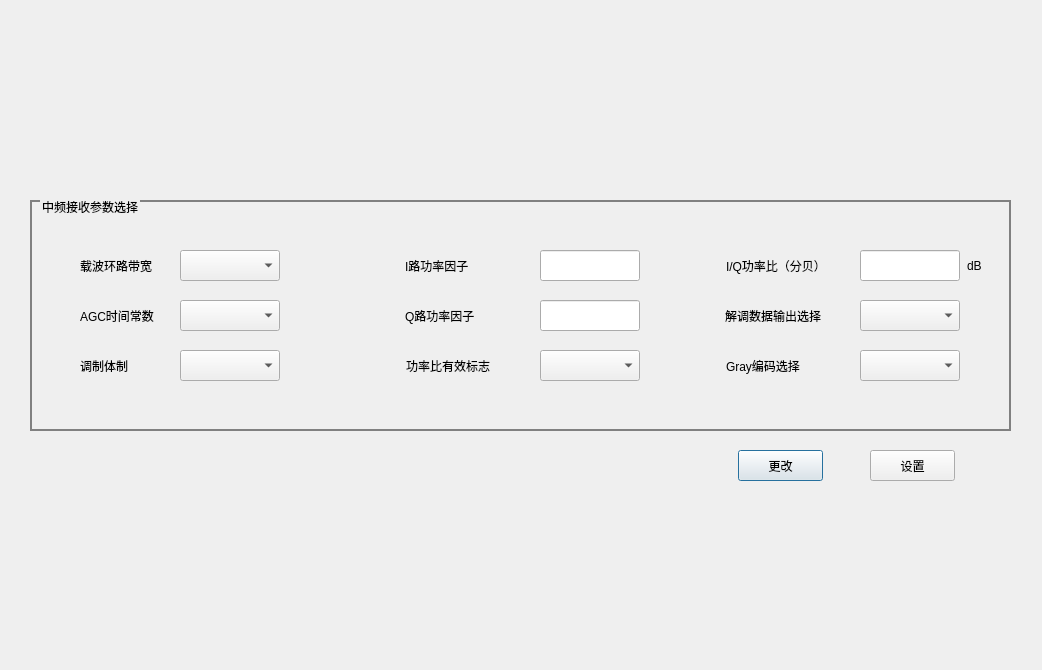
<?xml version="1.0" encoding="UTF-8"?>
<ui version="4.0">
 <class>DDTBBE_RecSetGUIDlg</class>
 <widget class="QDialog" name="DDTBBE_RecSetGUIDlg">
  <property name="geometry">
   <rect>
    <x>0</x>
    <y>0</y>
    <width>1042</width>
    <height>670</height>
   </rect>
  </property>
  <property name="windowTitle">
   <string>DDTBBE_RecSetGUIDlg</string>
  </property>
  <property name="styleSheet">
   <string notr="true">QGroupBox
{
	border-width:2px;
	border-style:solid;
	border-color:gray;
	margin-top:1ex;
}

QGroupBox::title
{
	subcontrol-origin:margin;
	subcontrol-position:top left;
	left:10px;
	padding: 0px;
}</string>
  </property>
  <property name="sizeGripEnabled">
   <bool>false</bool>
  </property>
  <property name="modal">
   <bool>false</bool>
  </property>
  <widget class="QGroupBox" name="groupBox">
   <property name="enabled">
    <bool>true</bool>
   </property>
   <property name="geometry">
    <rect>
     <x>30</x>
     <y>200</y>
     <width>981</width>
     <height>231</height>
    </rect>
   </property>
   <property name="title">
    <string>中频接收参数选择</string>
   </property>
   <widget class="QLabel" name="label_DebugType">
    <property name="geometry">
     <rect>
      <x>50</x>
      <y>150</y>
      <width>100</width>
      <height>31</height>
     </rect>
    </property>
    <property name="text">
     <string>调制体制</string>
    </property>
    <property name="alignment">
     <set>Qt::AlignLeading|Qt::AlignLeft|Qt::AlignVCenter</set>
    </property>
   </widget>
   <widget class="QComboBox" name="comboBox_DebugType">
    <property name="geometry">
     <rect>
      <x>150</x>
      <y>150</y>
      <width>100</width>
      <height>31</height>
     </rect>
    </property>
   </widget>
   <widget class="QLabel" name="label_IPowerRate">
    <property name="geometry">
     <rect>
      <x>375</x>
      <y>50</y>
      <width>125</width>
      <height>31</height>
     </rect>
    </property>
    <property name="text">
     <string>I路功率因子</string>
    </property>
   </widget>
   <widget class="QLineEdit" name="lineEdit_IPowerRate">
    <property name="geometry">
     <rect>
      <x>510</x>
      <y>50</y>
      <width>100</width>
      <height>31</height>
     </rect>
    </property>
    <property name="text">
     <string/>
    </property>
   </widget>
   <widget class="QLabel" name="label_OutputSel">
    <property name="geometry">
     <rect>
      <x>695</x>
      <y>100</y>
      <width>125</width>
      <height>31</height>
     </rect>
    </property>
    <property name="text">
     <string>解调数据输出选择</string>
    </property>
   </widget>
   <widget class="QComboBox" name="comboBox_OutputSel">
    <property name="geometry">
     <rect>
      <x>830</x>
      <y>100</y>
      <width>100</width>
      <height>31</height>
     </rect>
    </property>
   </widget>
   <widget class="QLabel" name="label_Ratio_dB">
    <property name="geometry">
     <rect>
      <x>696</x>
      <y>50</y>
      <width>111</width>
      <height>31</height>
     </rect>
    </property>
    <property name="text">
     <string>I/Q功率比（分贝）</string>
    </property>
   </widget>
   <widget class="QLineEdit" name="lineEdit_Ratio_dB">
    <property name="geometry">
     <rect>
      <x>830</x>
      <y>50</y>
      <width>100</width>
      <height>31</height>
     </rect>
    </property>
   </widget>
   <widget class="QLabel" name="label_AgcTime">
    <property name="geometry">
     <rect>
      <x>50</x>
      <y>100</y>
      <width>100</width>
      <height>31</height>
     </rect>
    </property>
    <property name="text">
     <string>AGC时间常数</string>
    </property>
   </widget>
   <widget class="QComboBox" name="comboBox_AgcTime">
    <property name="geometry">
     <rect>
      <x>150</x>
      <y>100</y>
      <width>100</width>
      <height>31</height>
     </rect>
    </property>
   </widget>
   <widget class="QLabel" name="label_RatioFlag">
    <property name="geometry">
     <rect>
      <x>376</x>
      <y>150</y>
      <width>111</width>
      <height>31</height>
     </rect>
    </property>
    <property name="text">
     <string>功率比有效标志</string>
    </property>
   </widget>
   <widget class="QLabel" name="label_QPowerRate">
    <property name="geometry">
     <rect>
      <x>375</x>
      <y>100</y>
      <width>125</width>
      <height>31</height>
     </rect>
    </property>
    <property name="text">
     <string>Q路功率因子</string>
    </property>
    <property name="alignment">
     <set>Qt::AlignLeading|Qt::AlignLeft|Qt::AlignVCenter</set>
    </property>
   </widget>
   <widget class="QLineEdit" name="lineEdit_QPowerRate">
    <property name="geometry">
     <rect>
      <x>510</x>
      <y>100</y>
      <width>100</width>
      <height>31</height>
     </rect>
    </property>
   </widget>
   <widget class="QLabel" name="label_GrayType">
    <property name="geometry">
     <rect>
      <x>696</x>
      <y>150</y>
      <width>100</width>
      <height>31</height>
     </rect>
    </property>
    <property name="text">
     <string>Gray编码选择</string>
    </property>
   </widget>
   <widget class="QComboBox" name="comboBox_GrayType">
    <property name="geometry">
     <rect>
      <x>830</x>
      <y>150</y>
      <width>100</width>
      <height>31</height>
     </rect>
    </property>
   </widget>
   <widget class="QLabel" name="label_CarrBn">
    <property name="geometry">
     <rect>
      <x>50</x>
      <y>50</y>
      <width>100</width>
      <height>31</height>
     </rect>
    </property>
    <property name="text">
     <string>载波环路带宽</string>
    </property>
    <property name="alignment">
     <set>Qt::AlignLeading|Qt::AlignLeft|Qt::AlignVCenter</set>
    </property>
   </widget>
   <widget class="QComboBox" name="comboBox_CarrBn">
    <property name="geometry">
     <rect>
      <x>150</x>
      <y>50</y>
      <width>100</width>
      <height>31</height>
     </rect>
    </property>
   </widget>
   <widget class="QLabel" name="label_2">
    <property name="geometry">
     <rect>
      <x>937</x>
      <y>50</y>
      <width>31</width>
      <height>31</height>
     </rect>
    </property>
    <property name="text">
     <string>dB</string>
    </property>
   </widget>
   <widget class="QComboBox" name="comboBox_RatioFlag">
    <property name="geometry">
     <rect>
      <x>510</x>
      <y>150</y>
      <width>100</width>
      <height>31</height>
     </rect>
    </property>
   </widget>
  </widget>
  <widget class="QPushButton" name="pushButton_Modify">
   <property name="geometry">
    <rect>
     <x>738</x>
     <y>450</y>
     <width>85</width>
     <height>31</height>
    </rect>
   </property>
   <property name="text">
    <string>更改</string>
   </property>
  </widget>
  <widget class="QPushButton" name="pushButton_Set">
   <property name="geometry">
    <rect>
     <x>870</x>
     <y>450</y>
     <width>85</width>
     <height>31</height>
    </rect>
   </property>
   <property name="text">
    <string>设置</string>
   </property>
  </widget>
 </widget>
 <resources/>
 <connections/>
</ui>
